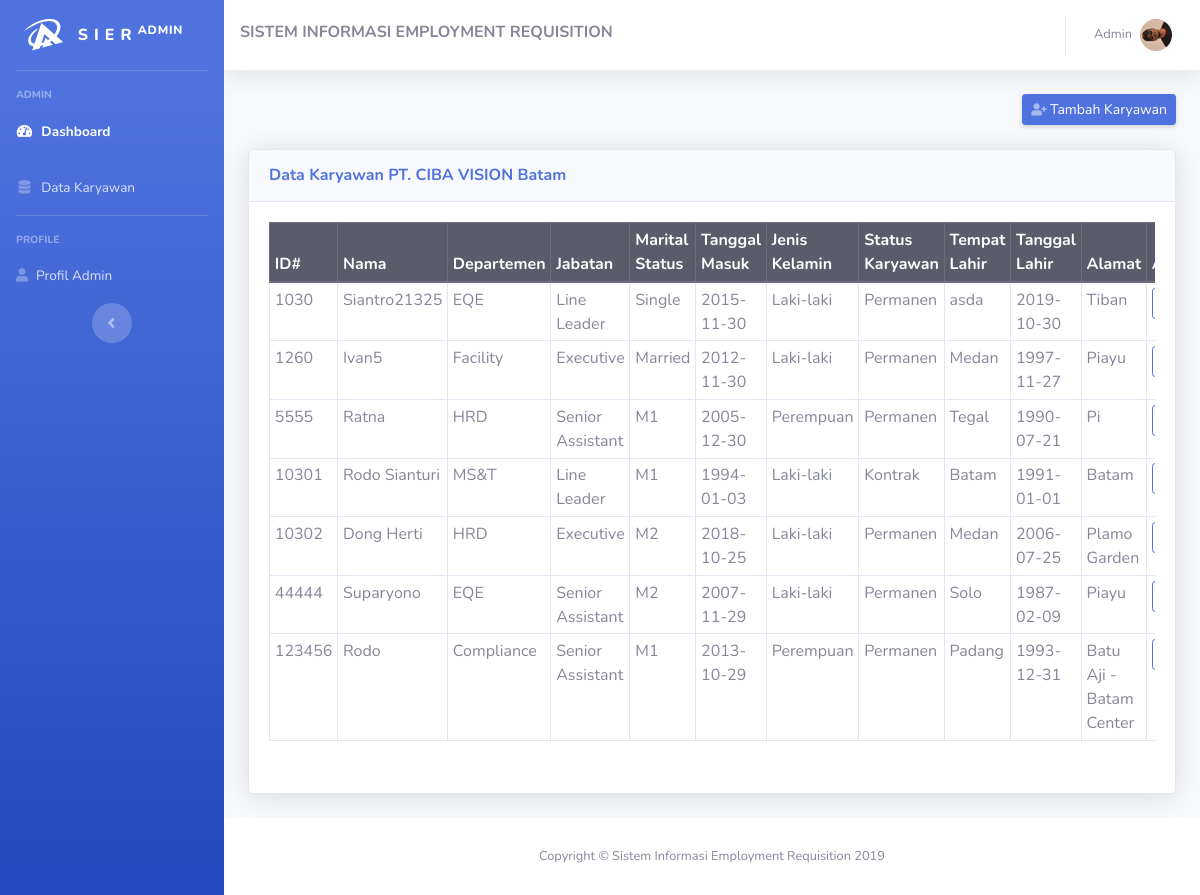
The app's page /admin/list-karyawan.php (signed in) with its own data.
### tables this page shows
CREATE TABLE `karyawan` (
  `id_karyawan` int(11) NOT NULL,
  `id_dept` int(11) DEFAULT NULL,
  `username` varchar(50) DEFAULT NULL,
  `password` varchar(50) DEFAULT NULL,
  `nama` varchar(50) DEFAULT NULL,
  `jabatan` int(11) DEFAULT NULL,
  `marital_status` int(11) DEFAULT NULL,
  `tanggal_masuk` date DEFAULT NULL,
  `jenis_kelamin` varchar(20) DEFAULT NULL,
  `status_karyawan` varchar(50) DEFAULT NULL,
  `tempat_lahir` varchar(50) DEFAULT NULL,
  `tanggal_lahir` date DEFAULT NULL,
  `alamat` text,
  `email` varchar(50) DEFAULT NULL,
  `no_telepon` varchar(20) DEFAULT NULL,
  `foto` varchar(200) DEFAULT NULL,
  `hak_akses` enum('admin','pic','manager','karyawan') DEFAULT NULL
);

CREATE TABLE `departemen` (
  `id_dept` int(11) NOT NULL,
  `nama_dept` varchar(50) NOT NULL,
  `cost_center` varchar(50) NOT NULL
);

CREATE TABLE `jabatan` (
  `id_jabatan` int(11) NOT NULL,
  `nama` varchar(100) NOT NULL
);

CREATE TABLE `marital_status` (
  `id_marital` int(11) NOT NULL,
  `nama` varchar(100) NOT NULL
);

### admin/list-karyawan.php (the view, shortened to what this page needs)
<?php
include "../config/conn.php";
$stm = $pdo_conn->prepare(
  "SELECT `id_karyawan`, `username`, karyawan.`nama`, jabatan.nama as `jabatan`, `tanggal_masuk`, `jenis_kelamin`, `status_karyawan`, `tempat_lahir`, `tanggal_lahir`, `alamat`, `email`, `no_telepon`, departemen.nama_dept , marital_status.nama as marital_status
     FROM `karyawan`
     LEFT JOIN departemen ON karyawan.id_dept = departemen.id_dept
     LEFT JOIN jabatan ON karyawan.jabatan = jabatan.id_jabatan
     LEFT JOIN marital_status ON karyawan.marital_status = marital_status.id_marital"
);
$stm->execute();
$rows = $stm->fetchAll(PDO::FETCH_ASSOC);
?>
<!DOCTYPE html>
<html lang="en">
<head>
  <link href="../assets/vendor/fontawesome-free/css/all.min.css" rel="stylesheet" type="text/css">
  <link href="../assets/css/sb-admin-2.min.css" rel="stylesheet">
</head>
<body id="page-top">
  <div id="wrapper">
      <?php
      include "../components/sidebar.php";
      ?>
  <div id="content-wrapper" class="d-flex flex-column">
  <div id="content">
      <?php
      include "../components/navbar.php";
      ?>
  <div class="container-fluid">
  <div class="d-sm-flex align-items-center justify-content-between mb-4">
    <a href="tambah-karyawan.php" class="d-none d-sm-inline-block btn btn-sm btn-primary shadow-sm">
      <i class="fas  fa-user-plus fa-sm text-white-50"></i> Tambah Karyawan </a>
  </div>
  <div class="card shadow mb-4">
    <div class="card-header py-3">
      <h6 class="m-0 font-weight-bold text-primary">Data Karyawan PT. CIBA VISION Batam</h6>
    </div>
      <div class="card-body">
        <div class="table table-hover table-responsive">
          <table class="table table-bordered table-sm" id="dataTable" width="100%" cellspacing="10">
      <thead class="thead-dark">
        <div class="row justify-content-md-center">
          <tr role="row">
            <th>ID#</th>
            <th>Nama</th>
            <th>Departemen</th>
            <th>Jabatan</th>
            <th>Marital Status</th>
            <th>Tanggal Masuk</th>
            <th>Jenis Kelamin</th>
            <th>Status Karyawan</th>
            <th>Tempat Lahir</th>
            <th>Tanggal Lahir</th>
            <th>Alamat</th>
            <th class="" colspan="2" style="width: 157px;">Aksi</th>
          </tr>
        </thead>
          <tbody>
            <?php
            foreach ($rows as $row) {
            echo ('
            <tr>
            <td>' . $row['id_karyawan'] . '</td>
            <td>' . $row['nama'] . '</td>
            <td>' . $row["nama_dept"] . '</td>
            <td>' . $row["jabatan"] . '</td>
            <td>' . $row["marital_status"] . '</td>
            <td>' . $row["tanggal_masuk"] . '</td>
            <td>' . $row["jenis_kelamin"] . '</td>
            <td>' . $row["status_karyawan"] . '</td>
            <td>' . $row["tempat_lahir"] . '</td>
            <td>' . $row["tanggal_lahir"] . '</td>
            <td>' . $row["alamat"] . '</td>
            <td> <a class="btn btn-outline-primary btn-sm" href="./detail-karyawan.php?id=' .
                    $row["id_karyawan"] . '">EDIT</a></td>
            <td> <a class="btn btn-outline-danger btn-sm" href="../actions/delete-karyawan-action.php?id_karyawan=
                ' . $row["id_karyawan"] . '">HAPUS</Tambah></td>
            </tr> ');
            }
            ?>
          </tbody>
        </table>
      </div>
    </div>
  </div>
  </div>
  </div>
  <footer class="sticky-footer bg-white">
    <div class="container my-auto">
      <div class="copyright text-center my-auto">
        <span>Copyright &copy; Sistem Informasi Employment Requisition 2019</span>
      </div>
    </div>
  </footer>
  </div>
  </div>
</body>
</html>

### records on screen
karyawan: id_karyawan "1030", nama "Siantro21325", id_dept.nama_dept "EQE", jabatan.nama "Line Leader", marital_status.nama "Single", tanggal_masuk "2015-11-30", jenis_kelamin "Laki-laki", status_karyawan "Permanen", tempat_lahir "asda", tanggal_lahir "2019-10-30", alamat "Tiban"
karyawan: id_karyawan "1260", nama "Ivan5", id_dept.nama_dept "Facility", jabatan.nama "Executive", marital_status.nama "Married", tanggal_masuk "2012-11-30", jenis_kelamin "Laki-laki", status_karyawan "Permanen", tempat_lahir "Medan", tanggal_lahir "1997-11-27", alamat "Piayu"
karyawan: id_karyawan "5555", nama "Ratna", id_dept.nama_dept "HRD", jabatan.nama "Senior Assistant", marital_status.nama "M1", tanggal_masuk "2005-12-30", jenis_kelamin "Perempuan", status_karyawan "Permanen", tempat_lahir "Tegal", tanggal_lahir "1990-07-21", alamat "Pi"
karyawan: id_karyawan "10301", nama "Rodo Sianturi", id_dept.nama_dept "MS&T", jabatan.nama "Line Leader", marital_status.nama "M1", tanggal_masuk "1994-01-03", jenis_kelamin "Laki-laki", status_karyawan "Kontrak", tempat_lahir "Batam", tanggal_lahir "1991-01-01", alamat "Batam"
karyawan: id_karyawan "10302", nama "Dong Herti", id_dept.nama_dept "HRD", jabatan.nama "Executive", marital_status.nama "M2", tanggal_masuk "2018-10-25", jenis_kelamin "Laki-laki", status_karyawan "Permanen", tempat_lahir "Medan", tanggal_lahir "2006-07-25", alamat "Plamo Garden"
karyawan: id_karyawan "44444", nama "Suparyono", id_dept.nama_dept "EQE", jabatan.nama "Senior Assistant", marital_status.nama "M2", tanggal_masuk "2007-11-29", jenis_kelamin "Laki-laki", status_karyawan "Permanen", tempat_lahir "Solo", tanggal_lahir "1987-02-09", alamat "Piayu"
karyawan: id_karyawan "123456", nama "Rodo", id_dept.nama_dept "Compliance", jabatan.nama "Senior Assistant", marital_status.nama "M1", tanggal_masuk "2013-10-29", jenis_kelamin "Perempuan", status_karyawan "Permanen", tempat_lahir "Padang", tanggal_lahir "1993-12-31", alamat "Batu Aji - Batam Center"
